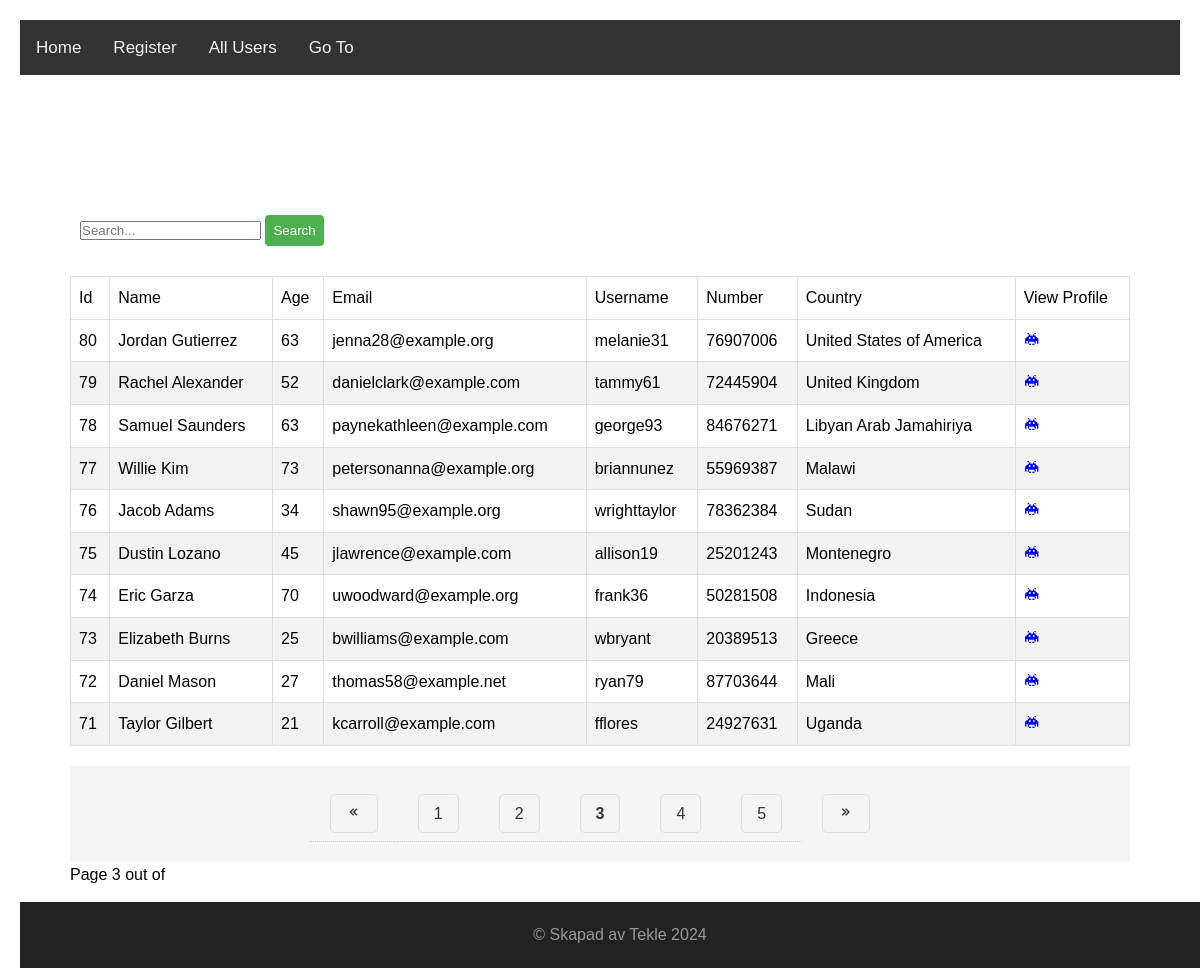
The app's page /allusers?sort_column=id&sort_order=desc&q=&page=3 with its own data.
### models.py (models this page shows)
class User(db.Model):
    id = db.Column(db.Integer, primary_key=True)
    name = db.Column(db.String(100))
    age = db.Column(db.Integer)
    email = db.Column(db.String(128), unique=True)
    username = db.Column(db.String(128), unique=True)
    phone = db.Column(db.String(128))
    country = db.Column(db.String(100))

### app.py (the view)
@app.route("/allusers")
def all_users():
    q = request.args.get('q', '')
    sort_column = request.args.get('sort_column', 'id')
    sort_order = request.args.get('sort_order', 'desc')
    page = request.args.get('page', 1, type=int)
    users = User.query.filter(
        User.name.like("%" + q + "%") |
        User.email.like("%" + q + "%") |
        User.age.like("%" + q + "%") |
        User.username.like("%" + q + "%") |
        User.phone.like("%" + q + "%")
    )
    if sort_column == 'name':
        sort_by = User.name
    elif sort_column == 'age':
        sort_by = User.age
    elif sort_column == 'username':
        sort_by = User.username
    elif sort_column == 'phone':
        sort_by = User.phone
    elif sort_column == 'email':
        sort_by = User.email
    elif sort_column == 'country':
        sort_by = User.country
    else:
        sort_by = User.id
    if sort_order == 'asc':
        sort_by = sort_by.asc()
    elif sort_order == 'desc':
        sort_by = sort_by.desc()
    users = users.order_by(sort_by)
    pa_obj = users.paginate(page=page, per_page=10, error_out=True)
    return render_template(
        'users.html',
        list_of_users=pa_obj.items,
        q=q,
        sort_order=sort_order,
        sort_column=sort_column,
        pagination=pa_obj,
        page=page,
        nr_pages=pa_obj.pages,
        has_next=pa_obj.has_next,
        has_prev=pa_obj.has_prev
    )

### templates/users.html (shortened to what this page needs)
{% extends "base.html"%}
{% block content %}
<div class="container">
   <form method="get">
      <div class="search-box">
          <input type="text" name="q" placeholder="Search..." required value="{{q}}">
          <button class="search-button" type="submit">Search</button>
      </div>
  </form>
   <table class="table table-bordered">
      <thead class="table th">
         <tr>
            <td>Id
            </td>
            <td>Name
            </td>
            <td>Age
            </td>
            <td>Email
            </td>
            <td>Username
            </td>
            <td>Number
            </td>
            <td>Country
            </td>
            <td>
               View Profile
            </td>
         </tr>
      </thead>
      {% for user in list_of_users %}
      <tr>
         <td>{{user.id}}</td>
         <td>{{user.name}}</td>
         <td>{{user.age}} </td>
         <td>{{user.email}}</td>
         <td>{{user.username}}</td>
         <td>{{user.phone}}</td>
         <td>{{user.country}}</td>
         <td><a href="{{url_for('user_page', user_id=user.id)}}"><i class='bx bxs-invader'></i></a></td>
      </tr>
      {% endfor %}
   </table>
   <nav aria-label="Page navigation example">
      <ul class="pagination">
          {% if nr_pages !=1 %}
              {% if has_prev %}
              <li class="page-item">
                  <a class="page-link" href="{{url_for('all_users', sort_column = sort_column, sort_order = sort_order, q=q, page = page - 1)}}" aria-label="Föregående">
                      <i class='bx bx-chevrons-left'></i>
                  </a>
              </li>
              {% else %}
              <li class="page-item disabled">
                  <a class="page-link"><i class='bx bx-chevrons-left'></i></box-icon></a>
              </li>
              {% endif %}
              {% for page in pagination.iter_pages(left_edge=0, right_edge=0, left_current=2, right_current=2) %}
                  {% if page %}
                      {% if page != pagination.page %}
                      <li class="page-item">
                          <a class="page-link" href="{{url_for('all_users', sort_column = sort_column, sort_order = sort_order, q=q, page = page)}}">{{ page }}</a>
                      </li>
                      {% else %}
                      <li class="page-item active">
                          <a class="page-link"><strong>{{ page }}</strong></a>
                      </li>
                      {% endif %}
                  {% endif %}
              {% endfor %}
              {% if has_next %}
                  <li class="page-item">
                      <a class="page-link" href="{{url_for('all_users', sort_column = sort_column, sort_order = sort_order, q=q, page = page + 1)}}">
                          <i class='bx bx-chevrons-right'></i>
                      </a>
                  </li>
              {% else %}
                  <li class="page-item disabled">
                      <a class="page-link"><i class='bx bx-chevrons-right'></i></a>
                  </li>
              {% endif %}
          {% endif %}
      </ul>
      <p>Page {{page}} out of {{pages}}</p>
   </nav>
</div>
{% endblock %}

### static/style.css (style rules this page uses)
* { margin: 0; padding: 0; box-sizing: border-box; }
html, body { height: 100%; margin: 0; }
body { font-family: 'Arial', sans-serif; line-height: 1.6; margin: 20px; }
.container { max-width: 1100px; margin: auto; padding: 20px; overflow: auto; }
ul { list-style: none; background: #f4f4f4; margin-top: 20px; }
ul li { padding: 15px; border-bottom: 1px #ccc dotted; }
ul li:last-child { border-bottom: none; }
ul li a { text-decoration: none; color: blue; }
.table { width: 100%; border-collapse: collapse; }
.table td, .table th { border: 1px solid #ddd; padding: 8px; }
.table tr:nth-child(even) { background-color: #f2f2f2; }
.search-box { padding: 10px; margin-bottom: 20px; }
.search-button { width: auto; max-width: 200px; padding: 8px; background-color: #4CAF50; color: white; border: none; border-radius: 4px; cursor: pointer; display: inline-block; }
.pagination { display: flex; justify-content: center; padding: 20px; }
.page-link { padding: 10px 15px; margin: 0 5px; border: 1px solid #ddd; color: #333; text-decoration: none; border-radius: 5px; }
a { text-decoration: none; }

### records on screen
User: id "80", name "Jordan Gutierrez", age "63", email "jenna28@example.org", username "melanie31", phone "76907006", country "United States of America"
User: id "79", name "Rachel Alexander", age "52", email "danielclark@example.com", username "tammy61", phone "72445904", country "United Kingdom"
User: id "78", name "Samuel Saunders", age "63", email "paynekathleen@example.com", username "george93", phone "84676271", country "Libyan Arab Jamahiriya"
User: id "77", name "Willie Kim", age "73", email "petersonanna@example.org", username "briannunez", phone "55969387", country "Malawi"
User: id "76", name "Jacob Adams", age "34", email "shawn95@example.org", username "wrighttaylor", phone "78362384", country "Sudan"
User: id "75", name "Dustin Lozano", age "45", email "jlawrence@example.com", username "allison19", phone "25201243", country "Montenegro"
User: id "74", name "Eric Garza", age "70", email "uwoodward@example.org", username "frank36", phone "50281508", country "Indonesia"
User: id "73", name "Elizabeth Burns", age "25", email "bwilliams@example.com", username "wbryant", phone "20389513", country "Greece"
User: id "72", name "Daniel Mason", age "27", email "thomas58@example.net", username "ryan79", phone "87703644", country "Mali"
User: id "71", name "Taylor Gilbert", age "21", email "kcarroll@example.com", username "fflores", phone "24927631", country "Uganda"

### other values on screen
{{ page }} "1" "2" "4" "5"
{{ page }} "3"
